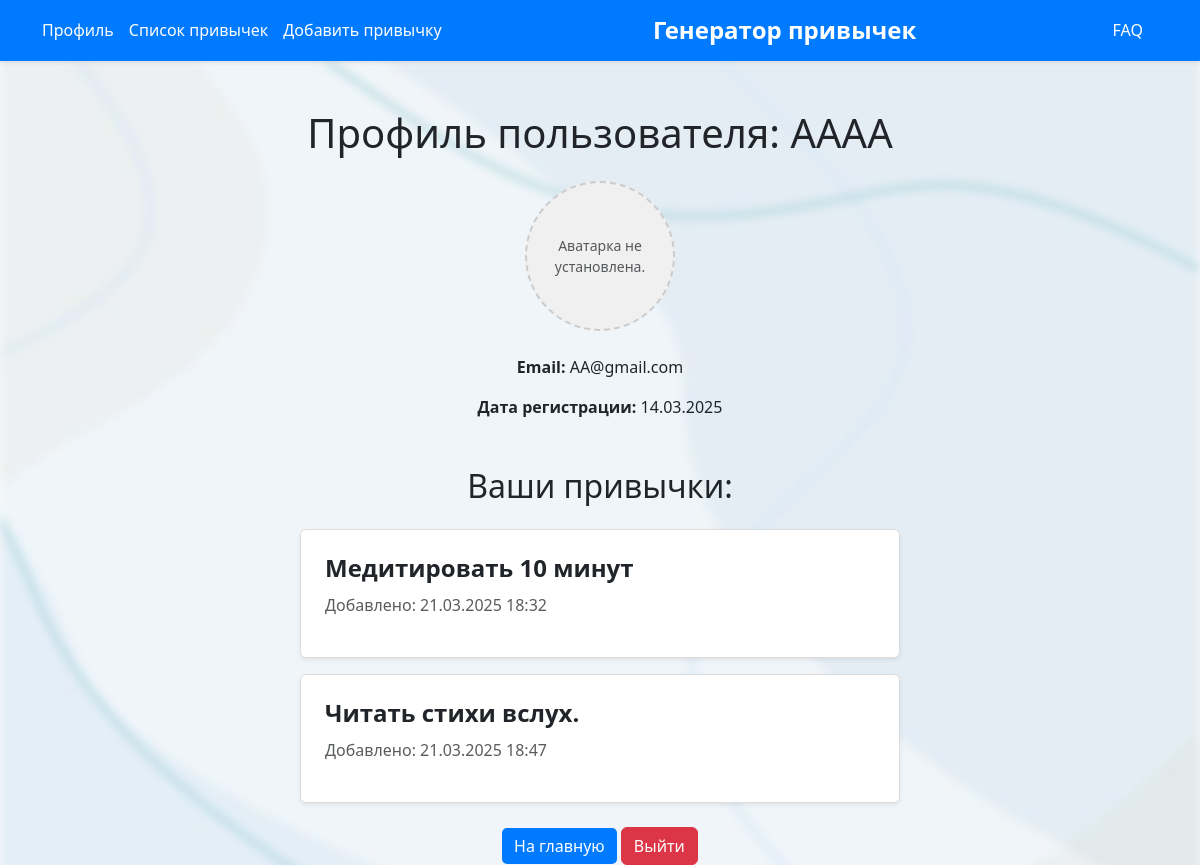
The app's page /profile/ (signed in) with its own data.
### users/models.py (models this page shows, shortened)
class Profile(models.Model):
    user = models.OneToOneField(User, on_delete=models.CASCADE)
    avatar = models.ImageField(upload_to='avatars/', null=True, blank=True)

class UserHabit(models.Model):
    user = models.ForeignKey(User, on_delete=models.CASCADE)  # Пользователь
    habit = models.ForeignKey(Habit, on_delete=models.CASCADE)  # Привычка
    created_at = models.DateTimeField(auto_now_add=True)  # Дата добавления
    class Meta:
        unique_together = ('user', 'habit')  # Уникальная связь пользователя и привычки

class Habit(models.Model):
    name = models.CharField(max_length=255, unique=True)  # Название привычки

### users/views.py (the view)
# urls.py: path('profile/', views.profile, name='profile'),
@login_required
def profile(request):
    user_profile = Profile.objects.get(user=request.user)
    user_habits = UserHabit.objects.filter(user=request.user).select_related('habit')
    return render(request, 'users/profile.html', {
        'profile': user_profile,  # Передаем профиль
        'user_habits': user_habits,  # Передаем привычки
    })

### users/templates/users/profile.html (shortened to what this page needs)
{% extends 'users/base.html' %}
{% load static %}
{% block content %}
    <div class="background"></div>
    <main class="main-content container mt-5">
        <h1 class="text-center mb-4">Профиль пользователя: {{ profile.user.username }}</h1>
        <div class="text-center d-flex align-items-center justify-content-center mb-4">
            {% if profile.avatar %}
                <img src="{{ profile.avatar.url }}" alt="Аватарка" class="img-fluid rounded-circle" width="150">
            {% else %}
                <div class="avatar-placeholder rounded-circle d-flex align-items-center justify-content-center" style="width: 150px; height: 150px; background-color: #f0f0f0;">
                    <span class="text-muted">Аватарка не установлена.</span>
                </div>
            {% endif %}
        </div>
        <div class="profile-info text-center">
            <p><strong>Email:</strong> {{ profile.user.email }}</p>
            <p><strong>Дата регистрации:</strong> {{ profile.user.date_joined|date:"d.m.Y" }}</p>
        </div>
        <div class="mt-5">
            <h2 class="text-center mb-4">Ваши привычки:</h2>
            {% if user_habits %}
                <ul class="list-unstyled">
                    {% for user_habit in user_habits %}
                        <li class="habit-card p-4 mb-3 bg-white rounded shadow-sm">
                            <h4 class="habit-name">{{ user_habit.habit.name }}</h4>
                            <p class="text-muted">Добавлено: {{ user_habit.created_at|date:"d.m.Y H:i" }}</p>
                        </li>
                    {% endfor %}
                </ul>
            {% else %}
                <p class="text-muted text-center">У вас пока нет сохраненных привычек.</p>
            {% endif %}
        </div>
        <div class="text-center mt-4">
            <a href="{% url 'index' %}" class="btn btn-primary">На главную</a>
            <a href="{% url 'logout' %}" class="btn btn-danger">Выйти</a>
        </div>
    </main>
{% endblock %}

### users/static/users/css/users.css (style rules this page uses)
body { background-color: #f8f9fa; }
.btn-primary { background-color: #007bff; border: none; border-radius: 5px; }

### records on screen
Profile: user.username "AAAA", user.email "AA@gmail.com", user.date_joined "14.03.2025"
UserHabit: habit.name "Медитировать 10 минут", created_at "21.03.2025 18:32"
UserHabit: habit.name "Читать стихи вслух.", created_at "21.03.2025 18:47"
